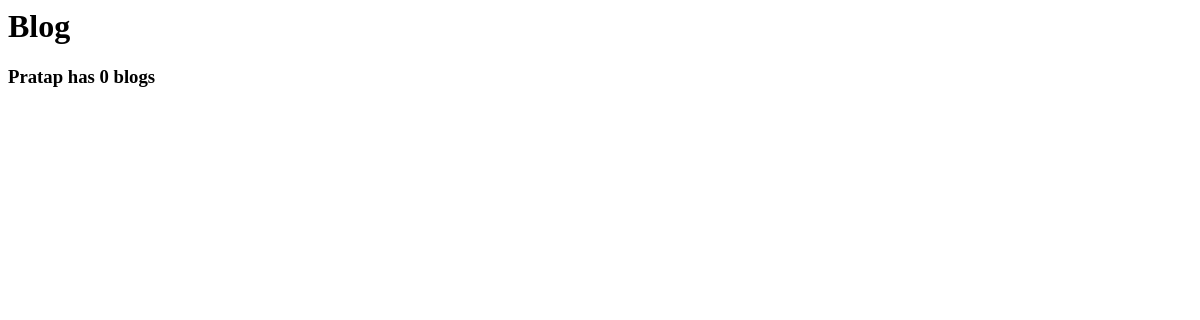
The page /blog/ on the database as committed earlier.
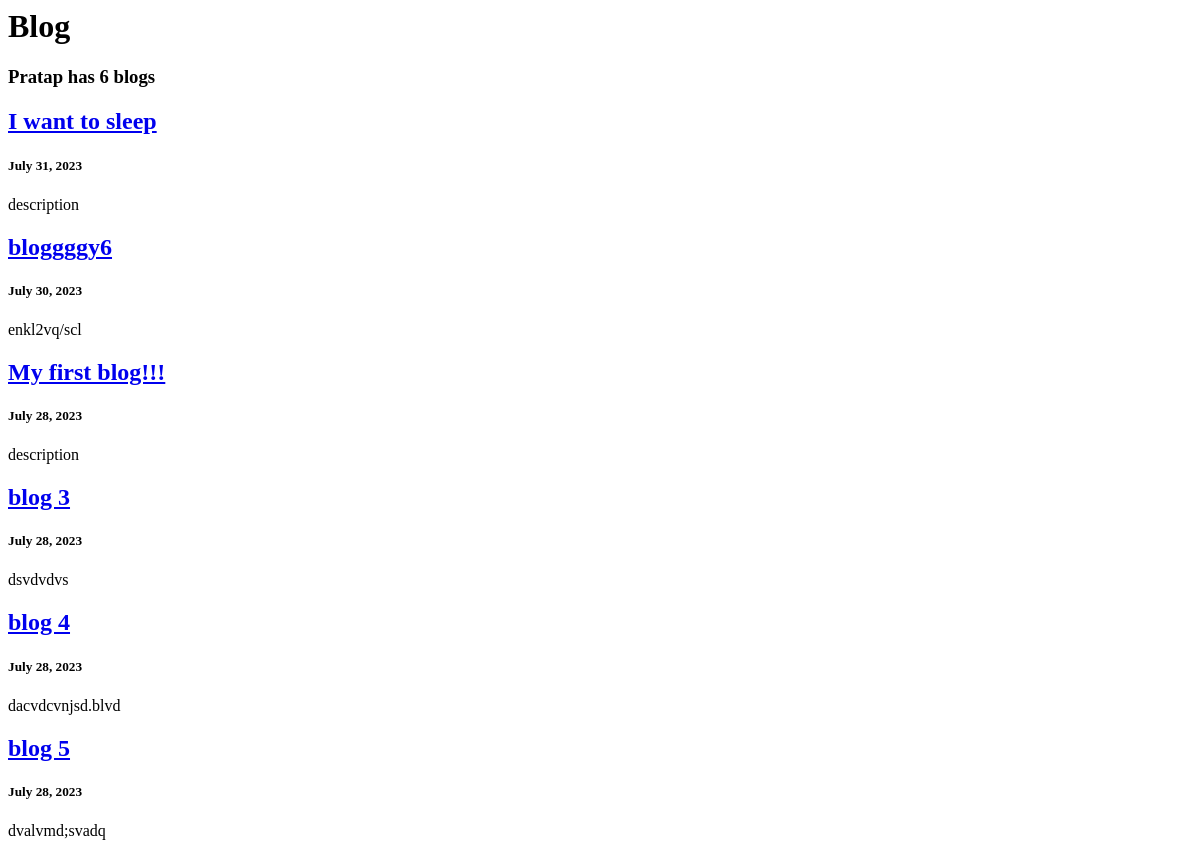
The same page on the database as committed later.
### blog/models.py (models this page shows)
class Blog(models.Model):
    title = models.CharField(max_length=200)
    description = models.TextField(default='')
    date = models.DateField()

### blog/views.py (the view)
# urls.py: path('', views.all_blogs, name='all_blogs'),
def all_blogs(request):
    blogs = Blog.objects.order_by('-date')
    return render(request, 'blog/all_blogs.html', {'blogs': blogs})

### blog/templates/blog/all_blogs.html
<h1>Blog</h1>
<h3>Pratap has {{ blogs.count }} blog{{ blogs.count|pluralize }}</h3>
{% for blog in blogs %}
<a href="{% url 'blog:detail' blog.id %}"><h2>{{ blog.title }}</h2></a>
<h5>{{ blog.date }}</h5>
<p>{{ blog.description }}</p>
{% endfor %}

Rows that differ between the two databases and show on the page:
added Blog: title "I want to sleep", date "July 31, 2023", description "description"
added Blog: title "bloggggy6", date "July 30, 2023", description "enkl2vq/scl"
added Blog: title "My first blog!!!", date "July 28, 2023", description "description"
added Blog: title "blog 3", date "July 28, 2023", description "dsvdvdvs"
added Blog: title "blog 4", date "July 28, 2023", description "dacvdcvnjsd.blvd"
added Blog: title "blog 5", date "July 28, 2023", description "dvalvmd;svadq"
Other text that changed with them:
{{ blogs.count }}: "0" → "6"
